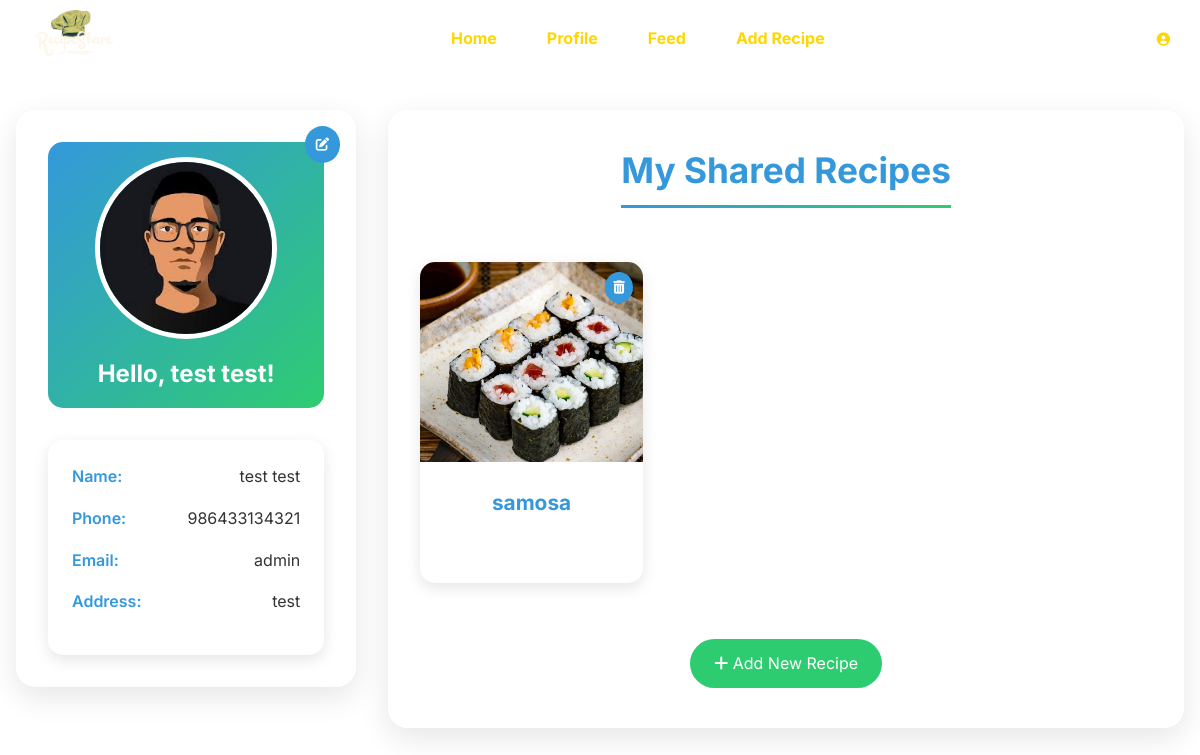
Screenshot of /profile.php (signed in) with the database file from the repository.
### tables this page shows
CREATE TABLE IF NOT EXISTS `registration` (
  `id` int NOT NULL AUTO_INCREMENT,
  `firstName` varchar(100) NOT NULL,
  `lastName` varchar(100) NOT NULL,
  `email` varchar(100) NOT NULL,
  `password` varchar(1000) NOT NULL,
  `phone` bigint DEFAULT NULL,
  `address` varchar(100) DEFAULT NULL,
  `profilepic` varchar(1000) DEFAULT NULL,
  PRIMARY KEY (`id`)
);

CREATE TABLE IF NOT EXISTS `recipes` (
  `recipe_id` int NOT NULL AUTO_INCREMENT,
  `title` varchar(255) NOT NULL,
  `description` text,
  `ingredients` varchar(1000) DEFAULT NULL,
  `user_id` int DEFAULT NULL,
  `image` varchar(1000) NOT NULL,
  `steps` text NOT NULL,
  PRIMARY KEY (`recipe_id`),
  KEY `user_id` (`user_id`)
);

### profile.php (the view, shortened to what this page needs)
<?php
include 'functions.php';
$id = $_SESSION['id'];
$query = "SELECT * FROM registration WHERE id = '$id' LIMIT 1";
$result = mysqli_query($conn, $query);
$user_data = mysqli_fetch_assoc($result);
?>
<!DOCTYPE html>
<html lang="en">
<head>
    <link rel="stylesheet" href="https://cdnjs.cloudflare.com/ajax/libs/font-awesome/6.4.0/css/all.min.css">
    <link rel="stylesheet" href="https://cdnjs.cloudflare.com/ajax/libs/animate.css/4.1.1/animate.min.css">
    <link rel="stylesheet" href="css/profile.css">
</head>
<body>
    <nav class="navbar">
        <div class="logo">
            <img src="images/logo1.png" alt="Logo">
        </div>
        <ul class="nav-links">
            <li><a href="index.php">Home</a></li>
            <li><a href="profile.php">Profile</a></li>
            <li><a href="feed.php">Feed</a></li>
            <li><a href="add_recipe.php">Add Recipe</a></li>
        </ul>
        <ul class="nav-links">
            <li class="profile-dropdown">
                <button class="profile-btn">
                    <i class="fas fa-user-circle"></i>
                </button>
            </li>
        </ul>
    </nav>
    <div class="page-wrapper">
        <div class="container">
            <div class="profile-card">
                <button class="edit-btn" id="edit-profile-btn">
                    <i class="fas fa-edit"></i>
                </button>
                <div class="profile-header">
                    <div class="profile-image-container">
                        <img src="<?php echo $user_data['profilepic'] ?: 'images/default-avatar.png'; ?>" alt="Profile Picture" class="profile-image" id="profile-image">
                    </div>
                    <h2>Hello, <span class="user-name"><?php echo $user_data['firstName'] . ' ' . $user_data['lastName'] ?: 'User'; ?></span>!</h2>
                </div>
                <div class="contact-info">
                    <div class="info-item">
                        <span class="info-label">Name:</span>
                        <span><?php echo $user_data['firstName'] . ' ' . $user_data['lastName'] ?: 'N/A'; ?></span>
                    </div>
                    <div class="info-item">
                        <span class="info-label">Phone:</span>
                        <span><?php echo $user_data['phone'] ?: 'N/A'; ?></span>
                    </div>
                    <div class="info-item">
                        <span class="info-label">Email:</span>
                        <span><?php echo $user_data['email'] ?: 'N/A'; ?></span>
                    </div>
                    <div class="info-item">
                        <span class="info-label">Address:</span>
                        <span><?php echo $user_data['address'] ?: 'N/A'; ?></span>
                    </div>
                </div>
            </div>
        </div>
        <div class="user-recipes animate__animated animate__fadeInUp">
            <h2>My Shared Recipes</h2>
            <div class="recipe-grid">
                <?php
                $recipe_query = "SELECT * FROM recipes WHERE user_id = '{$_SESSION['id']}' LIMIT 3";
                $recipe_result = mysqli_query($conn, $recipe_query);
                if (mysqli_num_rows($recipe_result) > 0) {
                    while ($recipe = mysqli_fetch_assoc($recipe_result)) {
                        echo '<div class="recipe-card animate__animated animate__fadeIn">';
                        echo '<form method="POST" action="profile.php" class="delete-form">';
                        echo '<button type="submit" name="delete_recipe" class="delete-btn"><i class="fas fa-trash-alt"></i></button>';
                        echo '</form>';
                        echo '<img src="' . ($recipe['image'] ?: 'images/background.jpg') . '" alt="' . $recipe['title'] . '" class="recipe-image">';
                        echo '<h3>' . $recipe['title'] . '</h3>';
                        echo '</div>';
                    }
                } else {
                    echo '<p class="no-recipes">You haven\'t shared any recipes yet.</p>';
                }
                ?>
            </div>
            <a href="add_recipe.php" class="add-recipe-btn animate__animated animate__pulse animate__infinite">
                <i class="fas fa-plus"></i> Add New Recipe
            </a>
        </div>
    </div>
</body>
</html>

### rows the page displays
registration: profilepic (picture), firstName+lastName "test test", phone "986433134321", email "admin", address "test"
recipes: image (picture), title "samosa"
